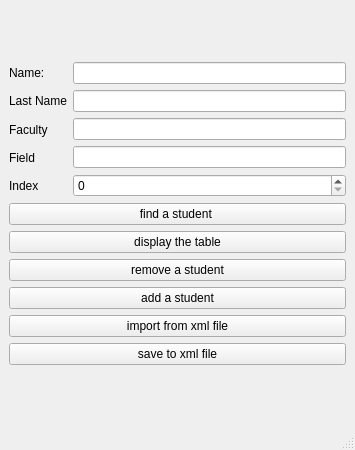
<?xml version="1.0" encoding="UTF-8"?>
<ui version="4.0">
 <class>MainWindow</class>
 <widget class="QMainWindow" name="MainWindow">
  <property name="geometry">
   <rect>
    <x>0</x>
    <y>0</y>
    <width>355</width>
    <height>450</height>
   </rect>
  </property>
  <property name="windowTitle">
   <string>MainWindow</string>
  </property>
  <widget class="QWidget" name="centralwidget">
   <layout class="QVBoxLayout" name="verticalLayout_5">
    <item>
     <layout class="QVBoxLayout" name="verticalLayout_4">
      <item>
       <layout class="QHBoxLayout" name="horizontalLayout">
        <item>
         <layout class="QVBoxLayout" name="verticalLayout_3">
          <item>
           <widget class="QLabel" name="label">
            <property name="text">
             <string>Name:</string>
            </property>
           </widget>
          </item>
          <item>
           <widget class="QLabel" name="label_2">
            <property name="text">
             <string>Last Name</string>
            </property>
           </widget>
          </item>
          <item>
           <widget class="QLabel" name="label_4">
            <property name="text">
             <string>Faculty</string>
            </property>
           </widget>
          </item>
          <item>
           <widget class="QLabel" name="label_5">
            <property name="text">
             <string>Field</string>
            </property>
           </widget>
          </item>
          <item>
           <widget class="QLabel" name="label_3">
            <property name="text">
             <string>Index</string>
            </property>
           </widget>
          </item>
         </layout>
        </item>
        <item>
         <layout class="QVBoxLayout" name="verticalLayout_2">
          <item>
           <widget class="QLineEdit" name="lineEdit_Name"/>
          </item>
          <item>
           <widget class="QLineEdit" name="lineEdit_lName"/>
          </item>
          <item>
           <widget class="QLineEdit" name="lineEdit_faculty"/>
          </item>
          <item>
           <widget class="QLineEdit" name="lineEdit_field"/>
          </item>
          <item>
           <widget class="QSpinBox" name="spinBox_Index">
            <property name="maximum">
             <number>1000000</number>
            </property>
           </widget>
          </item>
         </layout>
        </item>
       </layout>
      </item>
      <item>
       <layout class="QVBoxLayout" name="verticalLayout">
        <item>
         <widget class="QPushButton" name="pushButton_sortuj">
          <property name="text">
           <string>find a student </string>
          </property>
         </widget>
        </item>
        <item>
         <widget class="QPushButton" name="pushButton_wyswietl">
          <property name="text">
           <string>display the table</string>
          </property>
         </widget>
        </item>
        <item>
         <widget class="QPushButton" name="pushButton_usun">
          <property name="text">
           <string>remove a student</string>
          </property>
         </widget>
        </item>
        <item>
         <widget class="QPushButton" name="pushButton_dodaj">
          <property name="text">
           <string>add a student</string>
          </property>
         </widget>
        </item>
        <item>
         <widget class="QPushButton" name="pushButton_import">
          <property name="text">
           <string>import from xml file</string>
          </property>
         </widget>
        </item>
        <item>
         <widget class="QPushButton" name="pushButton_save">
          <property name="text">
           <string>save to xml file</string>
          </property>
         </widget>
        </item>
       </layout>
      </item>
     </layout>
    </item>
   </layout>
  </widget>
  <widget class="QMenuBar" name="menubar">
   <property name="geometry">
    <rect>
     <x>0</x>
     <y>0</y>
     <width>355</width>
     <height>26</height>
    </rect>
   </property>
  </widget>
  <widget class="QStatusBar" name="statusbar"/>
 </widget>
 <resources/>
 <connections/>
</ui>
